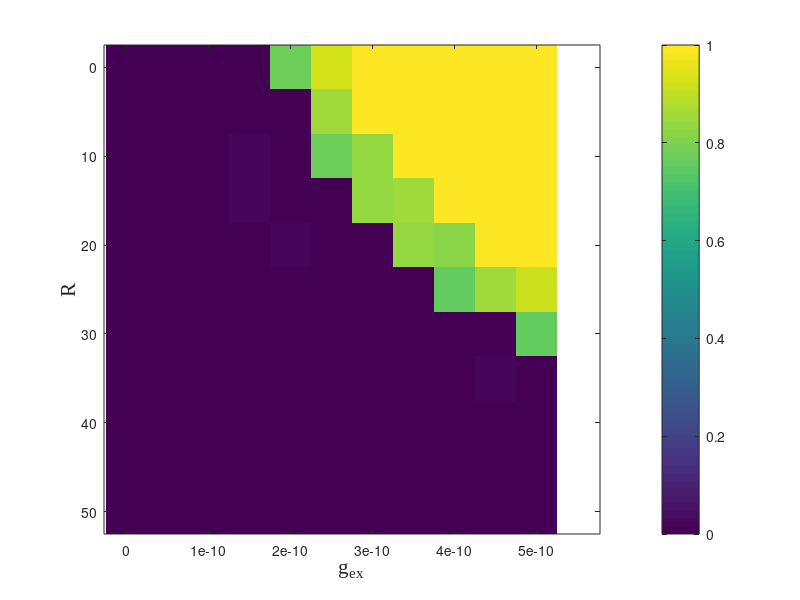

Recreate this plot in MATLAB.
clearvars, close all
%% Parameters
run_time = 6;
deltaT = 0.001;
p = 4/6;

N = 1000; % Number of coupled oscillators
R = 0:5:50;
g_ex = 0:5e-11:0.5e-9;

%% Initialization
% x_init = (15*rand(N,1)-58)*1e-3;
% y_init = rand(N,1)*70e-12;
% z_init = zeros(N, 1);
% init=vertcat(x_init,y_init,z_init);
% 
% CVi = zeros(size(R, 2), size(g_ex, 2));

load CVi
load T

figure
% for i = 1:size(R, 2)
%     G = connectivity_matrix(N,R(i));
%     for j = 1:size(g_ex, 2)
%         [T, V, ST]=mysolv(@System, 0, run_time, deltaT, init, G, g_ex(j));
% 
%         X_len = length(V(1:N, :));
%         T = T(floor(X_len*p)+1:end);
%         ST = ST(:, floor(X_len*p)+1:end);
% 
%         CVi(i, j) = mean(CV(ST));
%     end
% end
    
% save CVi CVi
% save T T

imagesc(g_ex, flip(R), CVi, [0 1])
ylabel('R','FontName','Times New Roman','fontsize',15)
xlabel('g_{ex}','FontName','Times New Roman','fontsize',15)
colorbar

